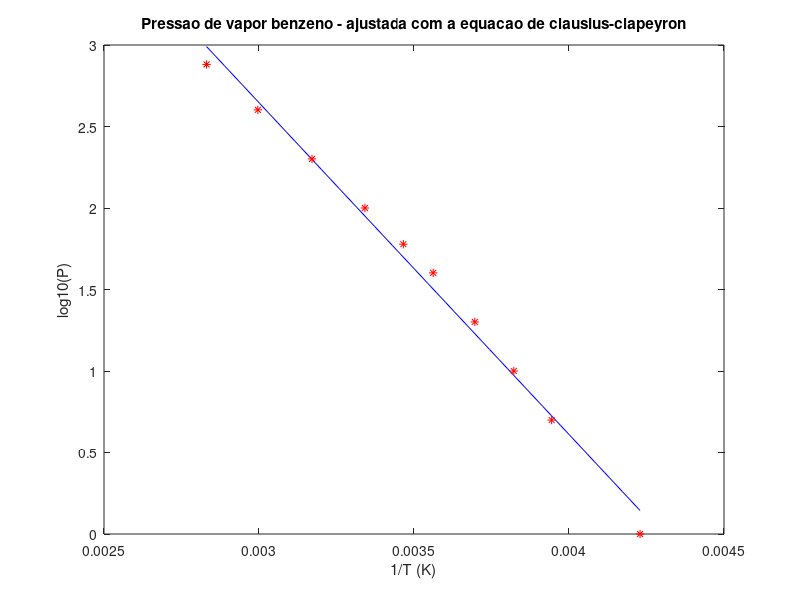

Write the MATLAB code that produced this figure.
% dados experimentais 
% benzeno - pressao de vapor X temperatura
P = [    1     5    10    20    40    60   100   200   400   760];           % mmHg
T = [-36.7  -19.6  -11.5   -2.6   7.6   15.4   26.1 42.2   60.6   80.1];     % C

% criando as novas variaveis
y = log10(P);
x = 1./(T+273.15);		

% ajustando o poliniomio (grau 1, reta!)
c = polyfit(x,y,1)

% avaliando o polinomio para cada x (comparar com os dados experimentais)
z = polyval(c,x)

% dominio de x ''continuo'' (para plotar a correlacao)
xc = linspace(x(1),x(length(x)),50);

plot(xc,c(2)+c(1)*xc,'-b',x,y,'*r')
title('Pressao de vapor benzeno - ajustada com a equacao de clausius-clapeyron')
xlabel('1/T (K)')
ylabel('log10(P)')